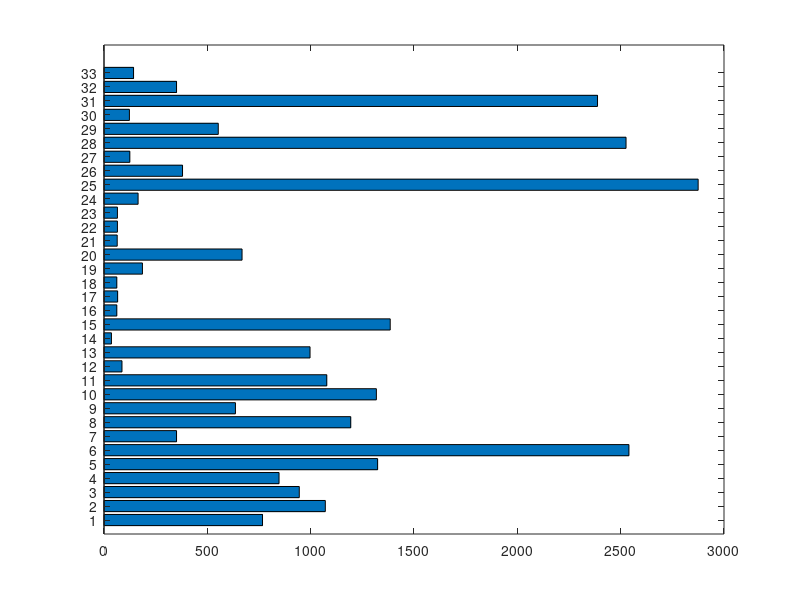

MATLAB code to generate this figure: (Note: this script raises an error after producing the figure.)
load('solStats')


figure(1)
barh(obs.clInstrument)
set(gca, 'ytick', 1:length(instrumentNames));
set(gca, 'yticklabels', instrumentNames);


figure(2)
barh(obs.clFamily)
set(gca, 'ytick', 1:length(familyNames));
set(gca, 'yticklabels', familyNames);


figure(3)
barh(obs.clMode)
set(gca, 'ytick', 1:length(modeNames));
set(gca, 'yticklabels', modeNames);

[obs.clmodeFamily, ind] = sort(obs.clmodeFamily);
barh(obs.clmodeFamily)
set(gca, 'ytick', 1:length(modeFamilyNames));
set(gca, 'yticklabels', modeFamilyNames(ind));
set(gca,'xscale','log')


figure(4)
selector = [16:21 ceil(length(modeFamilyNames)/2-2:length(modeFamilyNames)/2+2) length(modeFamilyNames)-5:length(modeFamilyNames)];
barh(obs.clmodeFamily(selector))
obs.clmodeFamily(selector)
set(gca, 'ytick', 1:length(modeFamilyNames(selector)));
set(gca, 'yticklabels', modeFamilyNames(ind(selector)));
set(gca,'xscale','log')

saveas(gcf, 'solStats.png')



